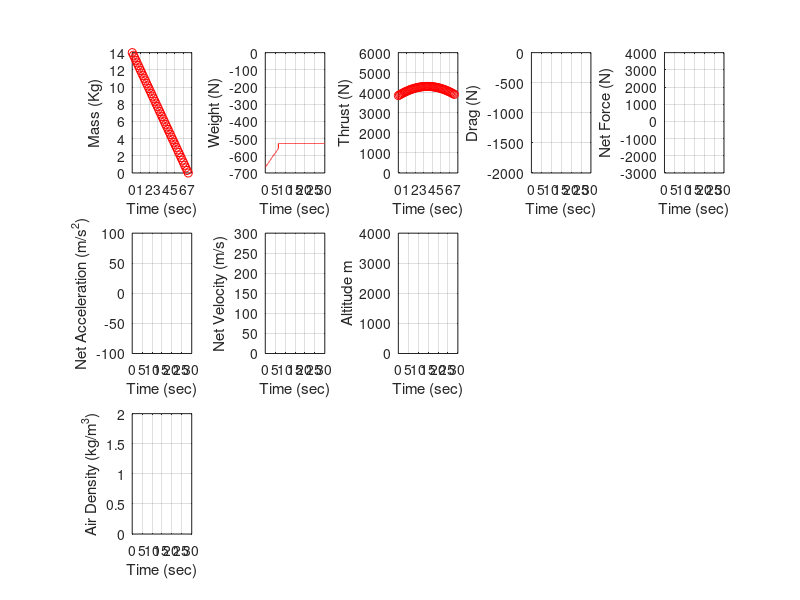

This chart was generated by the following MATLAB code: (Note: this script raises an error after producing the figure.)
%%%%%%%%%%%%%%%%%%%%%%%%%%%%%%%%%%%%%%%%%%%%%%%%%%%%%%%%%%%%%%%%%%%%
%               RCR Flight Simulator                               %
%                                                                  %
%%%%%%%%%%%%%%%%%%%%%%%%%%%%%%%%%%%%%%%%%%%%%%%%%%%%%%%%%%%%%%%%%%%%

% Clear all memory and plots
%%clear all; 
close all;
dataStore = zeros(10020,9); % Data storange array
%states of the rocket
 Translation_Accel_True = 0;
 Translation_Vel_True = 0;
 Translation_Pos_True = 0;

% Create IMU and Preasure simmulated sensor parameters
ABS_Orientation_Val=zeros(1,3);%Yaw, Pitch, and Roll
Accel_Sensor_Vals = zeros(1,3);%Accelerometer data read from the Vector Nav
Gyro_Sensor_Vals = zeros(1,3);%Gyroscope data read from the Vector Nav
Mag_Sensor_Vals = zeros(1,3);%Magnetometer data read from the Vector Nav
Gyro_Drift_True = 1.0;
Gyro_Cal_Bias_True = 0.01;
Gyro_Sigma_Noise = .2;
Accel_Sigma_Noise = .1;
Mag_Sigma_Noise = .1;
BMP280_Sigma_Noise = .3;

% Create Time, Thrust, and Variable mass arrays from the AeroTech N2220 
Time = 0.0;     % Initial sim time 
Burn_Time = 6.59; % seconds
Delta_T = 0.004; % Time step, 250Hz
Thrust_Phase_Itterations = round(Burn_Time / Delta_T) ;
Sample_Time_Stamp =    [ 0.01 0.15 0.29 0.43 0.57 0.71 0.85 0.99 1.13 1.27 1.41 1.55 1.69 1.83 1.97 2.11 2.25 2.39 2.53 2.67 2.81 2.95 3.09 3.23 3.37 3.51 3.65 3.79 3.93 4.07 4.21 4.35 4.49 4.63 4.77 4.91 5.05 5.19 5.33 5.47 5.61 5.75 5.89 6.03 6.17 6.31 6.45 Burn_Time ];
Thrust_Curve =         [ 3859.684 3894.684 3928.489 3961.067 3992.385 4022.414 4051.122 4078.482 4104.466 4129.049 4152.204 4173.909 4194.142 4212.882 4230.11 4245.808 4259.96 4272.552 4283.57 4293.004 4300.842 4307.079 4311.706 4314.718 4316.113 4315.889 4314.047 4310.589 4305.517 4298.837 4290.556 4280.684 4269.228 4256.202 4241.619 4225.495 4207.844 4188.686 4168.041 4145.928 4122.371 4097.393 4071.019 4043.276 4014.192 3983.795 3952.115 3919.185  ];
Propelant_Mass_Curve = [14 13.70213 13.40426 13.10639 12.80852 12.51065 12.21278 11.91491 11.61704 11.31917 11.0213 10.72343 10.42556 10.12769 9.82982 9.53195 9.23408 8.93621 8.63834 8.34047 8.0426 7.74473 7.44686 7.14899 6.85112 6.55325 6.25538 5.95751 5.65964 5.36177 5.0639 4.76603 4.46816 4.17029 3.87242 3.57455 3.27668 2.97881 2.68094 2.38307 2.0852 1.78733 1.48946 1.19159 0.89372 0.59585 0.29798 0.00011  ];
Ajusted_Time_Stamp  = linspace(0,5.219,Thrust_Phase_Itterations);
Ajusted_Mass_Curve = interp1(Sample_Time_Stamp,Propelant_Mass_Curve,Ajusted_Time_Stamp,'spline');
Ajusted_Thrust_Curve = interp1(Sample_Time_Stamp,Thrust_Curve,Ajusted_Time_Stamp,'spline');
Coast_Phase_Itterations = 10000;
Total_Itterations = Coast_Phase_Itterations + Thrust_Phase_Itterations;

%Forces
G_Force   = 0;
Thrust    = 0;
Drag      = 0;
Net_Force = 0;
turbulenceNoise = .01;

% Create the vehicles parameters
Total_Vehicle_Mass = 54;%kg
XSectional_Area = 0.0324 ; %Total area of the rocket (m^2)
Density0 = 1.225;
Drag_C = .75 ; 
Target_Apogee = 1000;
 
% __  __       _         _                        %
%|  \/  |     (_)       | |                       %
%| \  / | __ _ _ _ __   | |     ___   ___  _ __   %
%| |\/| |/ _` | | '_ \  | |    / _ \ / _ \| '_ \  %
%| |  | | (_| | | | | | | |___| (_) | (_) | |_) | %
%|_|  |_|\__,_|_|_| |_| |______\___/ \___/| .__/  %
%										 | |      %
%										 |_|      %
for i = 1:Thrust_Phase_Itterations%Engine burn phase  
 %Forces
 G_Force = (Total_Vehicle_Mass + Ajusted_Mass_Curve(1,i)) *9.8* -1;
 Thrust = Ajusted_Thrust_Curve(1,i);
 Drag = -1 * .5 * Drag_C * Density0 * XSectional_Area * Translation_Vel_True * Translation_Vel_True;
 Net_Force =  Thrust + G_Force + Drag;
 %Translational Motion
 Translation_Accel_True = Net_Force / (Total_Vehicle_Mass + Ajusted_Mass_Curve(1,i));
 Translation_Vel_True = Translation_Vel_True + (Translation_Accel_True * Delta_T);
 Translation_Pos_True = Translation_Pos_True + (Translation_Vel_True * Delta_T);


 % Store data
 dataStore(i,:) = [Time Net_Force Drag G_Force Thrust Translation_Accel_True Translation_Vel_True Translation_Pos_True  Density0];
  
 % Reset values for next iteration
 Time = Time + Delta_T;
 Density0 = 1.225*(288.15/(288.15-0.0065*Translation_Pos_True))^ ...
     (1+((9.8*.02896)/(8.3144*-1*0.0065)));
end     

%coasting phase
for i = 1:Coast_Phase_Itterations
 G_Force = Total_Vehicle_Mass *9.8* -1;
 Drag = -1 * .5 * Drag_C * Density0 * XSectional_Area * Translation_Vel_True ^ 2;
 Net_Force =  G_Force + Drag;
    
  %Translational Motion
 Translation_Accel_True = Net_Force / Total_Vehicle_Mass;
 Translation_Vel_True = Translation_Vel_True + (Translation_Accel_True * Delta_T);
 Translation_Pos_True = Translation_Pos_True + (Translation_Vel_True * Delta_T);  
  % Reset values for next iteration
 Time = Time + Delta_T;
 
 dataStore(i+Thrust_Phase_Itterations,:) = [Time Net_Force Drag G_Force 0 Translation_Accel_True Translation_Vel_True  Translation_Pos_True  Density0];

end
    %deadzone

      
                    % Plot results &
set(gcf, 'Position',  [0, 0, 1000, 800]);

%Propelant Mass Curve
subplot(3,5,1);
plot(Sample_Time_Stamp,Propelant_Mass_Curve, 'ro')%data points
hold
plot(Ajusted_Time_Stamp,Ajusted_Mass_Curve,'r-')%interpolated Mass Values
grid on
axis([0 7 0 14])
xlabel('Time (sec)')
ylabel('Mass (Kg)')

%Weight curve
subplot(3,5,2);
plot(dataStore(1:Total_Itterations,1),dataStore(1:Total_Itterations,4),'r-')
hold
grid on
axis([0 30 -700 0])
xlabel('Time (sec)')
ylabel('Weight (N)')

%Thrust curve
subplot(3,5,3);
plot(Sample_Time_Stamp,Thrust_Curve, 'ro')%data points
hold
plot(Ajusted_Time_Stamp,Ajusted_Thrust_Curve,'r-')%interpolated Thrust Values
grid on
axis([0 7 0 6000])
xlabel('Time (sec)')
ylabel('Thrust (N)')

%Drag curve
subplot(3,5,4);
plot(dataStore(1:Total_Itterations,1),dataStore(1:Total_Itterations,3),'r-');
hold
grid on
axis([0 30 -2000 0])
xlabel('Time (sec)')
ylabel('Drag (N)')

%Net Force Curve
subplot(3,5,5);
plot(dataStore(1:Total_Itterations,1),dataStore(1:Total_Itterations,2),'r-');
hold
grid on
axis([0 30 -3000 4000])
xlabel('Time (sec)')
ylabel('Net Force (N)')

%Net Acceleration Curve
subplot(3,5,6);
plot(dataStore(1:Total_Itterations,1),dataStore(1:Total_Itterations,6),'b-');
grid on
axis([0 30 -100 100])
xlabel('Time (sec)')
ylabel('Net Acceleration (m/s^2)')

%Net Velocity Curve
subplot(3,5,7);
plot(dataStore(1:Total_Itterations,1),dataStore(1:Total_Itterations,7),'b-');
grid on
axis([0 30 0 300])
xlabel('Time (sec)')
ylabel('Net Velocity (m/s)')

%Net Position Curve
subplot(3,5,8);
plot(dataStore(1:Total_Itterations,1),dataStore(1:Total_Itterations,8),'b-');
grid on
axis([0 30 0 4000])
xlabel('Time (sec)')
ylabel('Altitude m')

%Air Density Curve
subplot(3,5,11);
plot(dataStore(1:Total_Itterations,1),dataStore(1:Total_Itterations,9),'g-');
grid on
axis([0 30 0 2])
xlabel('Time (sec)')
ylabel('Air Density (kg/m^3)')

pause(.00001);
%FinalEx;
%
%%
%making the experimental velocity and acceleration curve
aReal=dataStore(Thrust_Phase_Itterations:Total_Itterations,6);
vReal=dataStore(Thrust_Phase_Itterations:Total_Itterations,7);
pReal=dataStore(Thrust_Phase_Itterations:Total_Itterations,9);
cReal=cd(aReal,vReal,pReal);

%making the cd vs acelleration curve
aGraph=linspace(0,25,100);
vGraph=linspace(150,300,100);
[AGraph,VGraph] = meshgrid(aGraph,vGraph);
pGraph = zeros(100,1) + 1.1225;
cGraph=cd(AGraph,VGraph,1.1225);

hold on
plot3(aReal,vReal,cReal)
figure(3)
clf;
surf(aGraph,vGraph,cGraph)
xlabel('acceleration (m/s/s)')
ylabel('velocity (m/s)')
zlabel('drag coeficient')
xlim([0 25]) 
ylim([150 300]) 
zlim([0 2])
shading interp

function cdCurve = cd(a,v,p)
    m = 54;%kg
    area = 0.0324 ; %Total area of the rocket (m^2)
    cdCurve=((a+9.81)*2*m)./(area*(v.^2).*p);
end